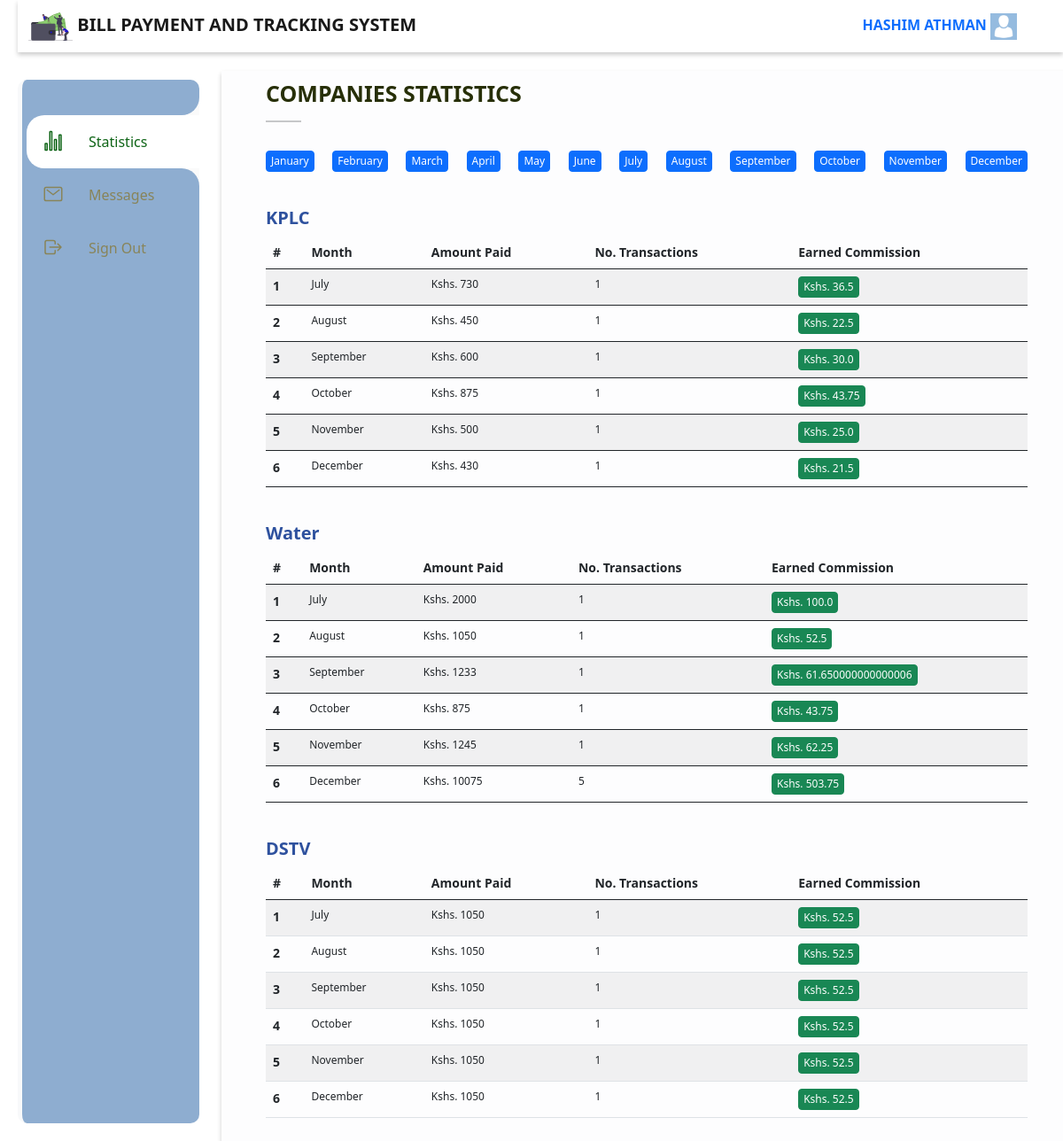
Page /accounts/admin_index (signed in) on the committed database.
### accounts/models.py (models this page shows, shortened)
class User(AbstractBaseUser, PermissionsMixin):
	email 			= models.EmailField(_("email address"), unique=True)
	first_name 		= models.CharField(max_length=100, null=True)
	last_name 		= models.CharField(max_length=100, null=True)
	start_date 		= models.DateTimeField(default=timezone.now)
	is_active 		= models.BooleanField(default=True)
	is_staff 		= models.BooleanField(default=False)
	avatar			= models.ImageField(blank=True, null=True)
	phone_number 	= models.BigIntegerField(blank=True, null=True)
	objects 	= CustomAccountManager()
	USERNAME_FIELD = "email"

### main/models.py (models this page shows, shortened)
class Subscription(models.Model):
	name 	= models.CharField(max_length=50)
	pic 	= models.ImageField(upload_to="./subscriptions")
	paybill	= models.CharField(max_length=50, null=True)

### accounts/views.py (the view, shortened to what this page needs)
# urls.py: path('admin_index', admin_index, name="admin_index"),
@login_required
def admin_index(request):
	template_name = "./admin_index.html"
	subscriptions = subscription_total()
	month_total(11)
	if request.user.is_superuser:
		month  = request.GET.get("month", None)
		total = 0
		context = {
			"nbar": "stats",
			"months": create_m(),
			"subscriptions": subscriptions,
		}
		return render(request, template_name, context)
	else:
		redirect("main:index")

### accounts/views.py (called while the page is built)
def subscription_total():
	months = ["January", "February", "March", "April", "May", "June", "July", "August", "September", "October", "November", "December"]
	subscriptions = []
	for subscription in Subscription.objects.all():
		subscriptions.append({"name": subscription.name, "months":[], "transactions":0})
		mpesa = MpesaPayment.objects.filter(my_subscription__subscription=subscription)
		months_total = mpesa.filter(created_at__year='2021').values_list('created_at__month').annotate(total_item=Sum('amount'), total_count=Count('id'))
		for idx, month in enumerate(months_total):
			subscriptions[-1]["months"].append({
				"month":months[month[0]-1],
				"month_no":month[0]-1,
				"amount":month[1],
				"transactions":month[2],
				"no":idx+1,
				"revenue": float(month[1]) * 0.05,
			})
	return subscriptions

def month_total(month):
	mpesa = MpesaPayment.objects.filter(created_at__month=month)
	trans = mpesa.values_list('my_subscription__subscription__name').annotate( total_amount=Sum('amount'))
	subscriptions = []
	total = 0
	for idx, tran in enumerate(trans):
		m = mpesa.filter(my_subscription__subscription__name=tran[0])
		subscriptions.append({"name":tran[0], "amount":tran[1], "commission":round(float(tran[1])*0.05, 2), "index":idx+1, "trans":len(m)})
		total += round(float(tran[1])*0.05, 2)
	return subscriptions, total

def create_m():
	months = ["January", "February", "March", "April", "May", "June", "July", "August", "September", "October", "November", "December"]
	m = []
	for n in months:
		m.append({"name":n, "index":months.index(n)+1})
	return m

### accounts/templates/admin_index.html (shortened to what this page needs)
{% extends "admin_base.html"%}
{% load static %}
{% block custom_css %}
	<link rel="stylesheet" type="text/css" href="{% static 'css/profile.css' %}">
{% endblock %}
{% block content %}
	<div class="" style="margin-bottom: 30px">
		<h3 style="font-size: 25px; color: #272f07">COMPANIES STATISTICS</h3>
		<hr style="width: 40px; height: 2px">
	</div>
	<div style="display: flex; justify-content: space-between;">
			{% for month in months%}
				<form action="" method="get">
					<button type="submit" class="btn btn-primary">{{month.name}}</button>
				</form>
			{% endfor %}
		</div>
	<div class="profile-main">
		<div class="info-section">
			<div class="table">
				{% for subscription in subscriptions %}
					<div class="third-row">
						<h3>{{subscription.name}}</h3>
						<table class="table table-striped">
						  <thead>
						    <tr>
						    	<th scope="col">#</th>
						      <th scope="col">Month</th>
						      <th scope="col">Amount Paid</th>
						      <th scope="col">No. Transactions</th>
						      <th scope="col">Earned Commission</th>
						    </tr>
						  </thead>
						  <tbody>
							{% if subscription.months %}
							  	{% for month in subscription.months %}
							    <tr>
							      <th scope="row">{{month.no}}</th>
							      <td>{{month.month}}</td>
							      <td>Kshs. {{month.amount}}</td>
							      <td>{{month.transactions}}</td>
							      <td>
									<button class="btn btn-success">Kshs. {{month.revenue}}</button>
									</td>
							    </tr>
							    {% endfor %}
							{% endif %}
						  </tbody>
						</table>
					</div>
					{% endfor %}
			</div>
		</div>
	</div>
{% endblock %}

### accounts/templates/admin_base.html (shortened to what this page needs)
<!DOCTYPE html>
{% load static %}
<html lang="en">
<head>
	<link href="https://cdn.jsdelivr.net/npm/bootstrap@5.0.2/dist/css/bootstrap.min.css" rel="stylesheet">
	<link rel="stylesheet" href="https://cdnjs.cloudflare.com/ajax/libs/font-awesome/4.7.0/css/font-awesome.min.css">
	<link rel="stylesheet" href="https://cdnjs.cloudflare.com/ajax/libs/bxslider/4.2.15/jquery.bxslider.min.css">
	<link rel="stylesheet" href="https://cdn.jsdelivr.net/npm/responsive-tabs@1.6.3/css/responsive-tabs.css">
	<link rel="stylesheet" href="https://cdnjs.cloudflare.com/ajax/libs/animate.css/3.7.2/animate.min.css">
	<link rel="stylesheet" href="{% static 'css/owl.carousel.min.css' %}">
    <link rel="stylesheet" href="{% static 'css/owl.theme.default.min.css' %}">
	<link rel="stylesheet" type="text/css" href="{% static 'css/base.css' %}">
	{% block custom_css%}
	{% endblock %}
</head>
<body>
	<div class="container-fluid">
		<nav class="navbar navbar-light fixed-top" style="background: #ffffff">
		  <div class="container-fluid">
		    <a class="navbar-brand" href="#">
		      <img src="{% static 'images/reg.svg' %}" alt="" width="50" class="d-inline-block align-text-top">
		      BILL PAYMENT AND TRACKING SYSTEM
		    </a>
		    <a href="{% url 'main:profile'%}" style="text-transform: uppercase; text-decoration: none; margin-right: 40px">{{request.user.first_name}} {{request.user.last_name}} <span><img src="{% static 'images/avatar.png'%}" width="30"></span></a>
		  </div>
		</nav>
	</div>
	<div class="navigation">
		<ul>
			<li class="list {% if nbar == 'stats' %}active{% endif %}">
				<b></b>
				<b></b>
				<a href="{% url 'accounts:admin_index'%}">
					<span class="icon">
						<ion-icon name="stats-chart-outline"></ion-icon>
					</span>
					<span class="title">Statistics</span>
				</a>
			</li>
			<li class="list {% if nbar == 'messages' %}active{% endif %}">
				<a href="{% url 'accounts:admin_messages'%}">
					<span class="icon">
						<ion-icon name="mail-outline"></ion-icon>
					</span>
					<span class="title">Messages</span>
				</a>
			</li>
			<li class="list">
				<a href="{% url 'accounts:logout'%}">
					<span class="icon">
						<ion-icon name="log-out-outline"></ion-icon>
					</span>
					<span class="title">Sign Out</span>
				</a>
			</li>
		</ul>
	</div>
	<div class="container home-main">
		{% block content %}
		{% endblock %}
	</div>
</body>
</html>

### static/css/base.css (style rules this page uses)
* { margin: 0; padding: 0; box-sizing: border-box; }
body { min-height: 100vh; background: #ffffff; }
a { text-decoration: none; }
.navbar { margin-left: 20px !important; box-shadow: 0 3px 5px rgb(0 0 0 / 0.2); }
.navbar a { font-weight: bold; }
.navigation { position: fixed; top: 90px; left: 20px; bottom: 20px; width: 200px; border-radius: 10px; box-sizing: initial; border-left: 5px solid #f8f9fa; background: #8eadd0; transition: width 0.5s; overflow-x: hidden; }
.container { padding: 50px 70px; }
.navigation ul { position: absolute; top: 0; left: 0; width: 100%; padding-left: 5px; padding-top: 40px; }
.navigation ul li { position: relative; list-style: none; width: 100%; border-top-left-radius: 20px; border-bottom-left-radius: 20px; }
.navigation ul li.active { background: #ffffff; }
.navigation ul li b:nth-child(1) { position: absolute; top: -20px; height: 20px; width: 100%; background: #fafafa; display: none; }
.navigation ul li b:nth-child(1)::before { content: ""; position: absolute; top: 0; left: 0; width: 100%; height: 100%; border-bottom-right-radius: 20px; background: #8eadd0; }
.navigation ul li b:nth-child(2) { position: absolute; bottom: -20px; height: 20px; width: 100%; background: #fafafa; display: none; }
.navigation ul li b:nth-child(2)::before { content: ""; position: absolute; top: 0; left: 0; width: 100%; height: 100%; border-top-right-radius: 20px; background: #8eadd0; }
.navigation ul li.active b:nth-child(1), .navigation ul li.active b:nth-child(2) { display: block; }
.navigation ul li a { position: relative; display: block; width: 100%; display: flex; text-decoration: none; color: #888459 }
.navigation ul li.active a { color: #0e6416; }
.navigation ul li a .icon { position: relative; display: block; min-width: 60px; height: 60px; line-height: 70px; text-align: center; }
.navigation ul li a .icon ion-icon { font-size: 1.5em; }
.navigation ul li a .title { position: relative; display: block; padding-left: 10px; height: 60px; line-height: 60px; white-space: normal; }
.home-main { background: #fdfdfe; position: relative; top: 80px; margin-left: 250px; width: 80%; padding: 10px 50px; min-height: 650px; box-shadow: 0 3px 5px rgb(0 0 0 / 0.2); }
.home-main h3 { color: #2e519e; font-weight: bold; font-size: 20px; }
.third-row { margin-top: 40px }
th { font-size: 14px !important; }
td { font-size: 12px !important; }
.btn { padding: 2px 5px !important; font-size: 12px; }

### static/css/profile.css (style rules this page uses)
.profile-main { display: flex; }
.info-section { flex: 1; width: 100%; }
.table { margin-right: 50px !important; }

### rows in the picture
User: user.first_name "HASHIM", user.last_name "ATHMAN"
Subscription: name "KPLC"
Subscription: name "Water"
Subscription: name "DSTV"

### other values in the picture
{{ month.name }} "January" "February" "March" "April" "May" "June" "July" "August" "September" "October" "November" "December"
{{ month.no }} "1" "2" "3" "4" "5" "6" "1" "2" "3" "4" "5" "6" "1" "2" "3" "4" "5" "6"
{{ month.month }} "July" "August" "September" "October" "November" "December" "July" "August" "September" "October" "November" "December" "July" "August" "September" "October" "November" "December"
{{ month.amount }} "730" "450" "600" "875" "500" "430" "2000" "1050" "1233" "875" "1245" "10075" "1050" "1050" "1050" "1050" "1050" "1050"
{{ month.transactions }} "1" "1" "1" "1" "1" "1" "1" "1" "1" "1" "1" "5" "1" "1" "1" "1" "1" "1"
{{ month.revenue }} "36.5" "22.5" "30.0" "43.75" "25.0" "21.5" "100.0" "52.5" "61.650000000000006" "43.75" "62.25" "503.75" "52.5" "52.5" "52.5" "52.5" "52.5" "52.5"
